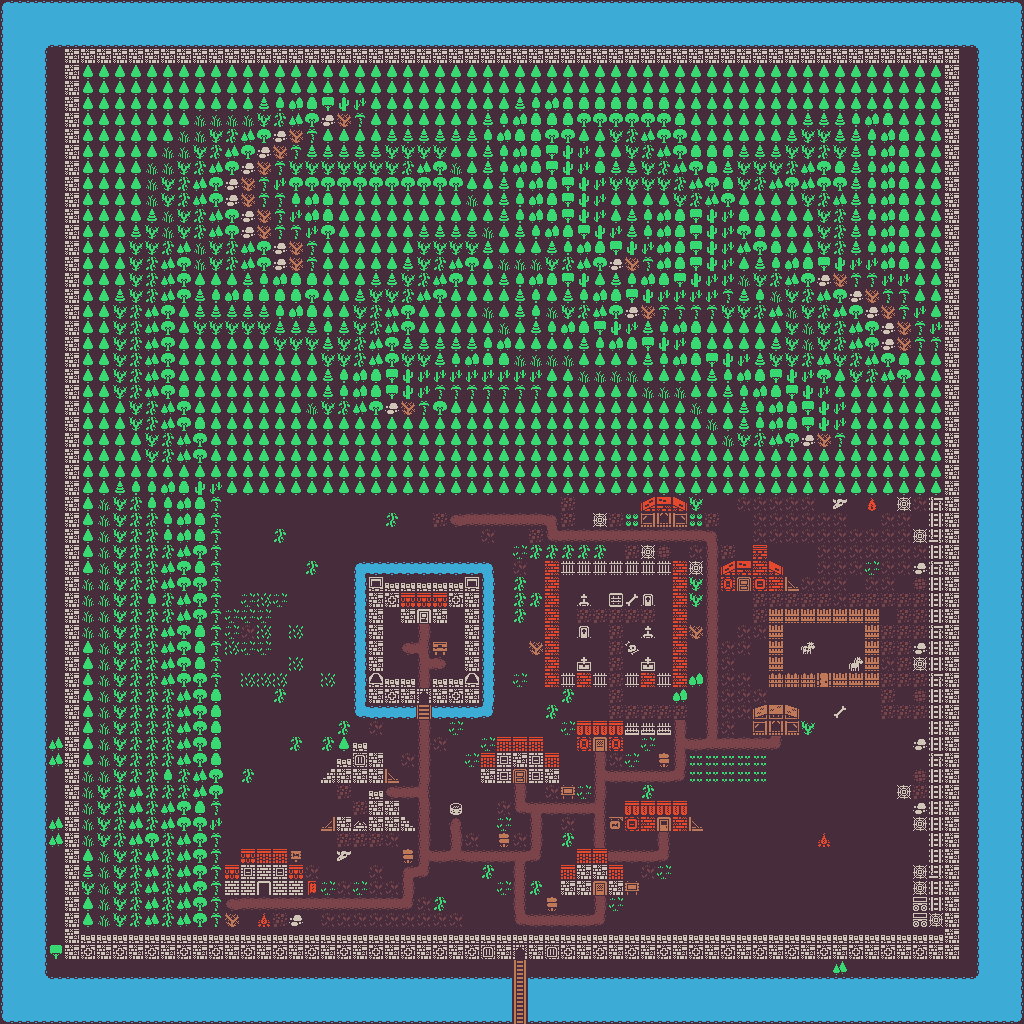

The image is a tile-based game level rendered from a .tmx file. Its description and source (layers, tilesets, objects; grid data summarised) follow:
An orthogonal 64x64 tile map with 16x16 px tiles, 2 tile layers (Down, Mid), 2 tilesets.

<map version="1.2" tiledversion="2019.01.30" orientation="orthogonal" renderorder="right-down" width="64" height="64" tilewidth="16" tileheight="16" infinite="0" nextlayerid="5" nextobjectid="1">
 <tileset firstgid="1" source="gameTileset.tsx" />
 <tileset firstgid="1025" source="colored_transparent.tsx" />
 <layer id="2" name="Down" width="64" height="64">
  <data>[4096 cells, 3562 non-empty, 10 distinct tile ids]</data>
 </layer>
 <layer id="3" name="Mid" width="64" height="64">
  <data>[4096 cells, 3888 non-empty, 112 distinct tile ids]</data>
 </layer>
</map>
